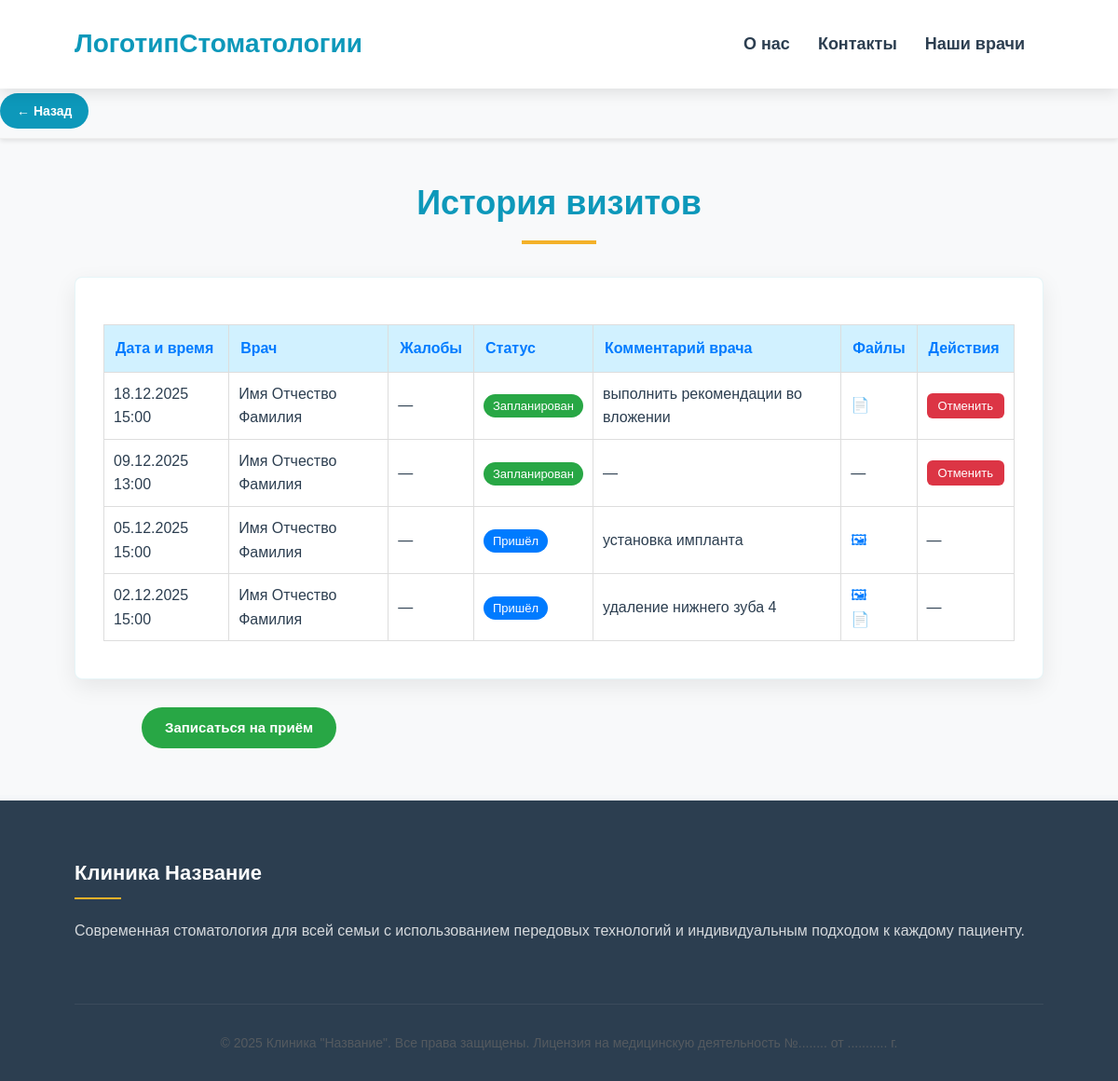
The app's page /patient-view-appointment/ (signed in) with its own data.
### clinic/models.py (models this page shows, shortened)
class Appointment(models.Model):
    patient = models.ForeignKey(Patient, on_delete=models.CASCADE)
    dentist = models.ForeignKey(Doctor, on_delete=models.CASCADE)
    appointment_date = models.DateTimeField(null=True)
    description = models.TextField('Жалобы', blank=True, null=True)
    status = models.BooleanField(default=True)
    is_attended = models.BooleanField('Пациент пришёл', null=True, blank=True, default=None)
    comment = models.TextField('Комментарий врача', blank=True, null=True)
    document = models.FileField('Документ', upload_to='doctor_notes/', null=True, blank=True)
    created_at = models.DateTimeField(null=True, blank=True)

class Doctor(models.Model):
    user = models.OneToOneField(User, on_delete=models.CASCADE)
    profile_pic = models.ImageField(upload_to='profile_pics/doctor_profiles/', null=True, blank=True)
    about = models.TextField(max_length=500, blank=True, verbose_name="О враче")
    department = models.CharField(max_length=100, blank=True, verbose_name="Отделение")
    address = models.CharField(max_length=40)
    mobile = models.CharField(max_length=20, null=True)
    status = models.BooleanField(default=False)
    @property
    def get_full_name(self):
        return f"{self.user.first_name} {self.user.last_name}"

class AppointmentDocument(models.Model):
    appointment = models.ForeignKey(Appointment, on_delete=models.CASCADE, related_name='documents')
    file = models.FileField(upload_to='appointment_files/')
    uploaded_at = models.DateTimeField(auto_now_add=True)
    description = models.CharField(max_length=200, blank=True, null=True)

### clinic/views.py (the view)
# urls.py: path('patient-view-appointment/', views.patient_view_appointment_view, name='patient-view-appointment'),
@login_required(login_url='login')
@user_passes_test(is_patient)
def patient_view_appointment_view(request):
    patient = Patient.objects.get(user_id=request.user.id)
    appointments = Appointment.objects.filter(patient=patient, status=True).order_by('-appointment_date')
    context = {
        'appointments': appointments,
        'now': timezone.now(),
    }
    return render(request, 'clinic/patient_view_appointment.html', context)

### templates/clinic/patient_view_appointment.html (shortened to what this page needs)
{% extends 'clinic/base.html' %}
{% block content %}
<section class="services" style="padding: 5rem 0; background: #f8f9fa;">
  <div class="container">
    <h2 class="section-title text-center mb-5" style="color: #0d98ba; font-family: 'Arial', sans-serif;">
      История визитов
    </h2>
    {% if appointments %}
    <div class="service-card">
      <div class="service-body">
        <table class="table table-bordered" style="width: 100%; border-collapse: collapse; margin-top: 1rem;">
          <thead style="background-color: #d1f1ff; color: #007bff;">
          <tr>
            <th style="padding: 12px; text-align: left; border: 1px solid #ddd;">Дата и время</th>
            <th style="padding: 12px; text-align: left; border: 1px solid #ddd;">Врач</th>
            <th style="padding: 12px; text-align: left; border: 1px solid #ddd;">Жалобы</th>
            <th style="padding: 12px; text-align: left; border: 1px solid #ddd;">Статус</th>
            <th style="padding: 12px; text-align: left; border: 1px solid #ddd;">Комментарий врача</th>
            <th style="padding: 12px; text-align: left; border: 1px solid #ddd;">Файлы</th>
            <th style="padding: 12px; text-align: left; border: 1px solid #ddd;">Действия</th>
          </tr>
          </thead>
          <tbody>
          {% for app in appointments %}
          <tr style="border-bottom: 1px solid #eee;">
            <td style="padding: 10px; border: 1px solid #ddd;">{{ app.appointment_date|date:"d.m.Y H:i" }}</td>
            <td style="padding: 10px; border: 1px solid #ddd;">{{ app.dentist.get_full_name }}</td>
            <td style="padding: 10px; border: 1px solid #ddd;">{{ app.description|default:"—" }}</td>
            <td style="padding: 10px; border: 1px solid #ddd;">
              {% if app.appointment_date > now %}
              <span style="background: #28a745; color: white; padding: 5px 10px; border-radius: 50px; font-size: 1.3rem;">Запланирован</span>
              {% elif app.is_attended == True %}
              <span style="background: #007bff; color: white; padding: 5px 10px; border-radius: 50px; font-size: 1.3rem;">Пришёл</span>
              {% elif app.is_attended == False %}
              <span style="background: #dc3545; color: white; padding: 5px 10px; border-radius: 50px; font-size: 1.3rem;">Не пришёл</span>
              {% else %}
              <span style="background: #6c757d; color: white; padding: 5px 10px; border-radius: 50px; font-size: 1.3rem;">Завершён</span>
              {% endif %}
            </td>
            <td style="padding: 10px; border: 1px solid #ddd;">{{ app.comment|default:"—" }}</td>
            <td style="padding: 10px; border: 1px solid #ddd;">
              {% if app.documents.all %}
              {% for doc in app.documents.all %}
              <div class="mb-1">
                <a href="{{ doc.file.url }}" target="_blank" style="color: #007bff; text-decoration: none;">
                  {% if doc.file.url|slice:"-4:" in ".jpg,.jpeg,.png,.gif" %}
                  🖼
                  {% elif doc.file.url|slice:"-4:" == ".pdf" %}
                  📄
                  {% else %}
                  📎
                  {% endif %}
                </a>
              </div>
              {% endfor %}
              {% else %}
              —
              {% endif %}
            </td>
            <td style="padding: 10px; border: 1px solid #ddd;">
              {% if app.appointment_date > now %}
              <form method="post" action="{% url 'cancel-appointment' app.id %}" onsubmit="return confirm('Вы уверены, что хотите отменить запись?');">
                <button type="submit" style="background: #dc3545; color: white; padding: 6px 12px; border: none; border-radius: 6px; font-size: 1.3rem; cursor: pointer;">
                  Отменить
                </button>
              </form>
              {% else %}
              —
              {% endif %}
            </td>
          </tr>
          {% endfor %}
          </tbody>
        </table>
      </div>
    </div>
    {% else %}
    <div class="text-center">
      <p class="text-muted" style="font-size: 1.6rem;">У вас пока нет записей на приём.</p>
    </div>
    {% endif %}
    <div class="container text-center my-5" style="margin-top: 3rem !important;">
      <a href="{% url 'patient-book-appointment' %}" class="hero-btn primary" style="display: inline-block; padding: 1rem 2.5rem; background: #28a745; color: white; text-decoration: none; border-radius: 50px; font-weight: 900; font-size: 1.5rem; transition: all 0.3s ease;">
        Записаться на приём
      </a>
    </div>
  </div>
</section>
{% endblock %}

### static/css/style.css (style rules this page uses)
:root { --primary: #0d98ba; --secondary: #28a89c; --accent: #f3b129; --light: #f8f9fa; --dark: #2c3e50; --transition: all 0.3s ease; --shadow: 0 5px 15px rgba(0,0,0,0.1); --shadow-sm: 0 2px 8px rgba(0,0,0,0.1); --shadow-lg: 0 10px 25px rgba(0,0,0,0.15); --radius: 8px; --radius-lg: 12px; --font-heading: 'Arial', sans-serif; --font-body: 'Arial', sans-serif; }
* { margin: 0; padding: 0; box-sizing: border-box; }
html { font-size: 62.5%; scroll-behavior: smooth; }
body { font-family: var(--font-body); font-size: 1.6rem; color: var(--dark); line-height: 1.6; background-color: #f5f7f9; opacity: 0; transition: opacity 0.8s ease; }
.container { width: 90%; max-width: 144rem; margin: 0 auto; padding: 0 2rem; }
.hero-btn { display: inline-block; color: white; padding: 1.5rem 3.5rem; border-radius: var(--radius); font-weight: 600; font-size: 1.8rem; text-decoration: none; transition: var(--transition); }
.hero-btn.primary { background: var(--accent); }
section { padding: 8rem 0; }
.section-title { text-align: center; font-size: 3.6rem; margin-bottom: 5rem; color: var(--primary); position: relative; font-family: var(--font-heading); }
.section-title::after { content: ''; position: absolute; bottom: -1.5rem; left: 50%; transform: translateX(-50%); width: 8rem; height: 0.4rem; background: var(--accent); }
.services { background: #f8f9fa; padding: 10rem 0; }
.service-card { background: white; border-radius: var(--radius); padding: 4rem 3rem; text-align: left; box-shadow: 0 8px 25px rgba(0,0,0,0.08); transition: all 0.3s ease; height: 100%; display: flex; flex-direction: column; border: 1px solid rgba(13, 152, 186, 0.1); cursor: pointer; }

### records on screen
Appointment: appointment_date "18.12.2025 15:00", dentist.get_full_name "Имя Отчество Фамилия", description "—", shows "Запланирован", comment "выполнить рекомендации во вложении", shows "Отменить"
Appointment: appointment_date "09.12.2025 13:00", dentist.get_full_name "Имя Отчество Фамилия", description "—", shows "Запланирован", comment "—", shows "Отменить"
Appointment: appointment_date "05.12.2025 15:00", dentist.get_full_name "Имя Отчество Фамилия", description "—", is_attended "Пришёл", comment "установка импланта"
Appointment: appointment_date "02.12.2025 15:00", dentist.get_full_name "Имя Отчество Фамилия", description "—", is_attended "Пришёл", comment "удаление нижнего зуба 4"

### other values on screen
{{ year|default:2025 }} "2025"
